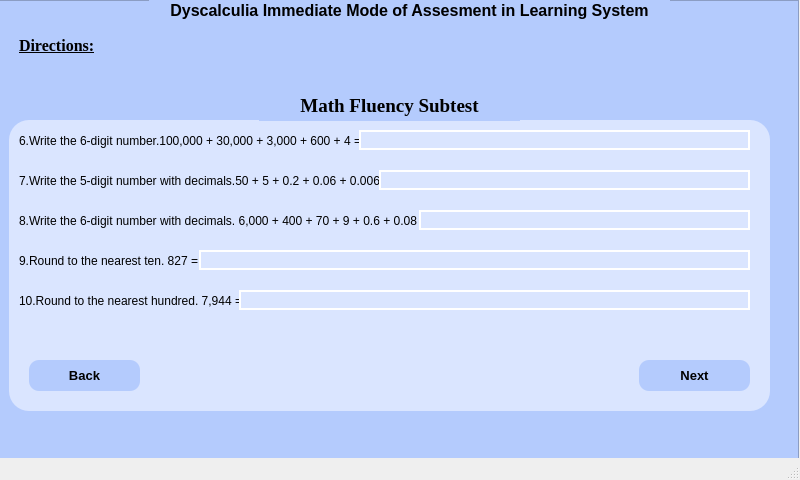
<?xml version="1.0" encoding="UTF-8"?>
<ui version="4.0">
 <class>MainWindow</class>
 <widget class="QMainWindow" name="MainWindow">
  <property name="geometry">
   <rect>
    <x>0</x>
    <y>0</y>
    <width>800</width>
    <height>480</height>
   </rect>
  </property>
  <property name="windowTitle">
   <string>MainWindow</string>
  </property>
  <widget class="QWidget" name="centralwidget">
   <widget class="QFrame" name="frame">
    <property name="geometry">
     <rect>
      <x>-1</x>
      <y>0</y>
      <width>800</width>
      <height>480</height>
     </rect>
    </property>
    <property name="styleSheet">
     <string notr="true">background-color: rgb(180, 203, 253);</string>
    </property>
    <property name="frameShape">
     <enum>QFrame::StyledPanel</enum>
    </property>
    <property name="frameShadow">
     <enum>QFrame::Raised</enum>
    </property>
    <widget class="QFrame" name="frame_2">
     <property name="geometry">
      <rect>
       <x>10</x>
       <y>120</y>
       <width>761</width>
       <height>291</height>
      </rect>
     </property>
     <property name="styleSheet">
      <string notr="true">background-color: rgb(218, 229, 255);
border-radius: 20px;</string>
     </property>
     <property name="frameShape">
      <enum>QFrame::StyledPanel</enum>
     </property>
     <property name="frameShadow">
      <enum>QFrame::Raised</enum>
     </property>
     <widget class="QLabel" name="label_5">
      <property name="geometry">
       <rect>
        <x>10</x>
        <y>10</y>
        <width>741</width>
        <height>21</height>
       </rect>
      </property>
      <property name="text">
       <string>6.Write the 6-digit number.100,000 + 30,000 + 3,000 + 600 + 4 = </string>
      </property>
     </widget>
     <widget class="QLabel" name="label_6">
      <property name="geometry">
       <rect>
        <x>10</x>
        <y>50</y>
        <width>741</width>
        <height>21</height>
       </rect>
      </property>
      <property name="text">
       <string>7.Write the 5-digit number with decimals.50 + 5 + 0.2 + 0.06 + 0.006 = </string>
      </property>
     </widget>
     <widget class="QLabel" name="label_7">
      <property name="geometry">
       <rect>
        <x>10</x>
        <y>90</y>
        <width>741</width>
        <height>21</height>
       </rect>
      </property>
      <property name="text">
       <string>8.Write the 6-digit number with decimals. 6,000 + 400 + 70 + 9 + 0.6 + 0.08 = </string>
      </property>
     </widget>
     <widget class="QLabel" name="label_8">
      <property name="geometry">
       <rect>
        <x>10</x>
        <y>130</y>
        <width>741</width>
        <height>21</height>
       </rect>
      </property>
      <property name="text">
       <string>9.Round to the nearest ten. 827 = </string>
      </property>
     </widget>
     <widget class="QLabel" name="label_9">
      <property name="geometry">
       <rect>
        <x>10</x>
        <y>160</y>
        <width>741</width>
        <height>41</height>
       </rect>
      </property>
      <property name="text">
       <string>10.Round to the nearest hundred. 7,944 =</string>
      </property>
     </widget>
     <widget class="QPushButton" name="pushButton">
      <property name="geometry">
       <rect>
        <x>20</x>
        <y>240</y>
        <width>111</width>
        <height>31</height>
       </rect>
      </property>
      <property name="font">
       <font>
        <pointsize>10</pointsize>
        <weight>75</weight>
        <bold>true</bold>
       </font>
      </property>
      <property name="cursor">
       <cursorShape>PointingHandCursor</cursorShape>
      </property>
      <property name="styleSheet">
       <string notr="true">background-color: rgb(180, 203, 253);
border-radius: 10px;</string>
      </property>
      <property name="text">
       <string>Back</string>
      </property>
     </widget>
     <widget class="QPushButton" name="pushButton_2">
      <property name="geometry">
       <rect>
        <x>630</x>
        <y>240</y>
        <width>111</width>
        <height>31</height>
       </rect>
      </property>
      <property name="font">
       <font>
        <pointsize>10</pointsize>
        <weight>75</weight>
        <bold>true</bold>
        <kerning>true</kerning>
       </font>
      </property>
      <property name="cursor">
       <cursorShape>PointingHandCursor</cursorShape>
      </property>
      <property name="acceptDrops">
       <bool>false</bool>
      </property>
      <property name="styleSheet">
       <string notr="true">background-color: rgb(180, 203, 253);
border-radius: 10px;</string>
      </property>
      <property name="text">
       <string>Next</string>
      </property>
      <property name="autoDefault">
       <bool>false</bool>
      </property>
     </widget>
     <widget class="QLineEdit" name="lineEdit">
      <property name="geometry">
       <rect>
        <x>350</x>
        <y>10</y>
        <width>391</width>
        <height>20</height>
       </rect>
      </property>
      <property name="styleSheet">
       <string notr="true">QLineEdit {
	border: 2px solid #FFFFFF;
}

QLineEdit:focus{
	border: 2px solid #000000
}</string>
      </property>
     </widget>
     <widget class="QLineEdit" name="lineEdit_2">
      <property name="geometry">
       <rect>
        <x>370</x>
        <y>50</y>
        <width>371</width>
        <height>20</height>
       </rect>
      </property>
      <property name="styleSheet">
       <string notr="true">QLineEdit {
	border: 2px solid #FFFFFF;
}

QLineEdit:focus{
	border: 2px solid #000000
}</string>
      </property>
     </widget>
     <widget class="QLineEdit" name="lineEdit_3">
      <property name="geometry">
       <rect>
        <x>410</x>
        <y>90</y>
        <width>331</width>
        <height>20</height>
       </rect>
      </property>
      <property name="styleSheet">
       <string notr="true">QLineEdit {
	border: 2px solid #FFFFFF;
}

QLineEdit:focus{
	border: 2px solid #000000
}</string>
      </property>
     </widget>
     <widget class="QLineEdit" name="lineEdit_4">
      <property name="geometry">
       <rect>
        <x>190</x>
        <y>130</y>
        <width>551</width>
        <height>20</height>
       </rect>
      </property>
      <property name="styleSheet">
       <string notr="true">QLineEdit {
	border: 2px solid #FFFFFF;
}

QLineEdit:focus{
	border: 2px solid #000000
}</string>
      </property>
     </widget>
     <widget class="QLineEdit" name="lineEdit_5">
      <property name="geometry">
       <rect>
        <x>230</x>
        <y>170</y>
        <width>511</width>
        <height>20</height>
       </rect>
      </property>
      <property name="styleSheet">
       <string notr="true">QLineEdit {
	border: 2px solid #FFFFFF;
}

QLineEdit:focus{
	border: 2px solid #000000
}</string>
      </property>
     </widget>
    </widget>
    <widget class="QLabel" name="label_4">
     <property name="geometry">
      <rect>
       <x>260</x>
       <y>90</y>
       <width>261</width>
       <height>31</height>
      </rect>
     </property>
     <property name="font">
      <font>
       <family>Times New Roman</family>
       <pointsize>14</pointsize>
       <weight>75</weight>
       <bold>true</bold>
       <underline>false</underline>
      </font>
     </property>
     <property name="mouseTracking">
      <bool>false</bool>
     </property>
     <property name="text">
      <string>Math Fluency Subtest</string>
     </property>
     <property name="alignment">
      <set>Qt::AlignCenter</set>
     </property>
    </widget>
    <widget class="QLabel" name="label">
     <property name="geometry">
      <rect>
       <x>150</x>
       <y>0</y>
       <width>521</width>
       <height>20</height>
      </rect>
     </property>
     <property name="font">
      <font>
       <pointsize>12</pointsize>
       <weight>75</weight>
       <bold>true</bold>
       <underline>false</underline>
      </font>
     </property>
     <property name="text">
      <string>Dyscalculia Immediate Mode of Assesment in Learning System</string>
     </property>
     <property name="alignment">
      <set>Qt::AlignCenter</set>
     </property>
     <property name="wordWrap">
      <bool>false</bool>
     </property>
    </widget>
    <widget class="QLabel" name="label_3">
     <property name="geometry">
      <rect>
       <x>20</x>
       <y>30</y>
       <width>91</width>
       <height>31</height>
      </rect>
     </property>
     <property name="font">
      <font>
       <family>Times New Roman</family>
       <pointsize>12</pointsize>
       <weight>75</weight>
       <bold>true</bold>
       <underline>true</underline>
      </font>
     </property>
     <property name="mouseTracking">
      <bool>false</bool>
     </property>
     <property name="text">
      <string>Directions:</string>
     </property>
    </widget>
   </widget>
  </widget>
  <widget class="QMenuBar" name="menubar">
   <property name="geometry">
    <rect>
     <x>0</x>
     <y>0</y>
     <width>800</width>
     <height>21</height>
    </rect>
   </property>
  </widget>
  <widget class="QStatusBar" name="statusbar"/>
 </widget>
 <resources/>
 <connections/>
</ui>
